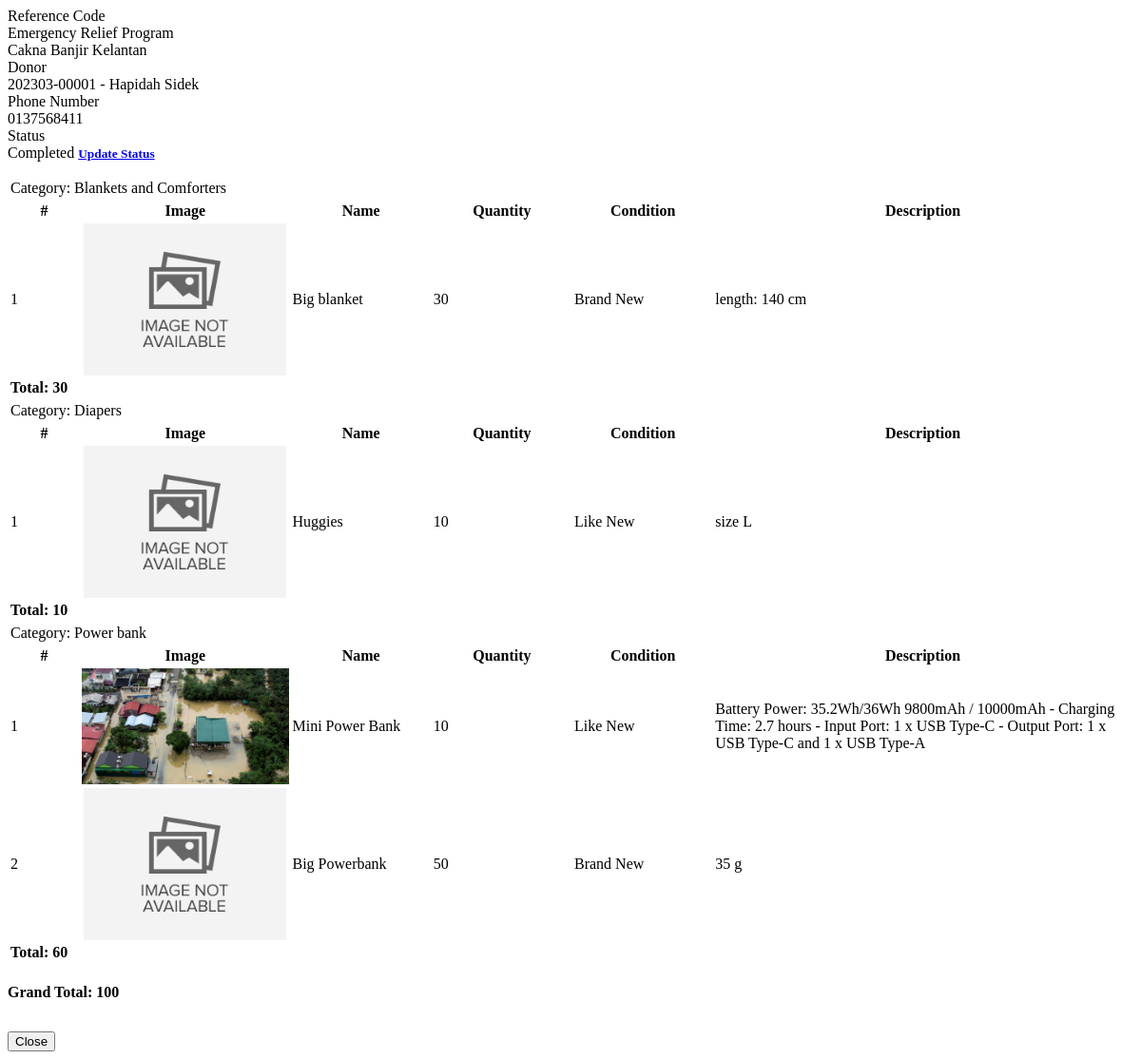
Screenshot of /admin/donation_activity/view_donation.php?id=1 with the database file from the repository.
### tables this page shows
CREATE TABLE `donated_goods` (
  `id` int(30) NOT NULL,
  `donation_id` int(30) NOT NULL,
  `category_id` int(30) NOT NULL,
  `name` text NOT NULL,
  `image_path` text NOT NULL,
  `quantity` int(255) NOT NULL,
  `description` text NOT NULL,
  `goods_condition` tinyint(5) NOT NULL
);

CREATE TABLE `category_list` (
  `id` int(30) NOT NULL,
  `admin_id` int(30) NOT NULL,
  `name` text NOT NULL,
  `description` text NOT NULL,
  `status` tinyint(1) NOT NULL DEFAULT 1,
  `delete_flag` tinyint(1) NOT NULL DEFAULT 0,
  `date_created` datetime NOT NULL DEFAULT current_timestamp(),
  `date_updated` datetime DEFAULT NULL ON UPDATE current_timestamp()
);

### config.php (called while the page is built, shortened)
<?php
function validate_image($file){
    $file = explode("?",$file)[0];
	if(!empty($file)){
		if(is_file(base_app.$file)){
			return base_url.$file;
		}else{
			return base_url.'dist/img/no-image-available.png';
		}
	}else{
		return base_url.'dist/img/no-image-available.png';
	}
}
?>

### admin/donation_activity/view_donation.php (the view, shortened to what this page needs)
<?php
require_once('./../../config.php');
?>
<div class="container-fluid">
	<div class="row">
        <div class="col-4 border bg-gradient-primary"><span class="">Reference Code</span></div>
        <div class="col-4 border bg-gradient-primary"><span class="">Emergency Relief Program</span></div>
        <div class="col-8 border"><span class="font-weight-bolder"><?= isset($program) ? $program: '' ?></span></div>
        <div class="col-4 border bg-gradient-primary"><span class="">Donor</span></div>
        <div class="col-8 border"><span class="font-weight-bolder"><?= isset($donor) ? $donor_code.' - '.$donor : '' ?></span></div>
        <div class="col-4 border bg-gradient-primary"><span class="">Phone Number</span></div>
        <div class="col-8 border"><span class="font-weight-bolder"><?= isset($contact) ? $contact: '' ?></span></div>
        <div class="col-4 border bg-gradient-primary"><span class="">Status</span></div>
        <div class="col-8 border"><span class="font-weight-bolder">
            <?php
            $status = isset($status) ? $status : '';
                switch($status){
                    case 1:
                        echo '<span class="badge badge-success bg-gradient-success px-3 rounded-pill">Completed</span>';
                        break;
                }
            ?>
            <span class="pl-2"><a href="javascript:void(0)" id="update_status"><small><b>Update Status</b></small></a></span>
        </div>
    </div>
    <div id="order-list" class="row" style="margin-top:1rem;">
    <?php
    $gtotal = 0;
    $categoryTotal = array();
    $donation = $conn->query("SELECT dg.*, c.name as category from donated_goods dg inner join category_list c on dg.category_id = c.id where dg.donation_id='{$id}' order by c.name asc");
    while ($prow = $donation->fetch_assoc()):
        $categoryName = $prow['category'];
        $quantity = $prow['quantity'];
        if (!isset($categoryTotal[$categoryName])) {
            $categoryTotal[$categoryName] = $quantity;
        } else {
            $categoryTotal[$categoryName] += $quantity;
        }
        $gtotal += $quantity;
    ?>
        <?php if (!isset($currentCategory) || $currentCategory !== $categoryName):
            $i = 1;
            ?>
            <?php if (isset($currentCategory)):
                ?>
                <tr>
                    <td class="text-right" colspan="6"><strong>Total: <?= $categoryTotal[$currentCategory] ?></strong></td>
                </tr>
                </tbody>
                </table>
            </div>
            <?php endif; ?>
            <div class="col-12 border">
                <table>
                    <div class="d-flex">
                        <tr>
                            <td>
                                <div class="col-10 h6 font-weight-bold text-left">Category:</div>
                            </td>
                            <td>
                                <div class="col-10 h6 font-weight-bold text-left" style="width:30rem;"><?= $categoryName ?></div>
                            </td>
                        </tr>
                    </div>
                </table>
                <table class="table table-bordered table-hover table-sm">
                <thead>
                    <tr>
                        <th scope="col" width="5%">#</th>
                        <th scope="col" width="15%">Image</th>
                        <th scope="col" width="10%">Name</th>
                        <th scope="col" width="10%">Quantity</th>
                        <th scope="col" width="10%">Condition</th>
                        <th scope="col" width="30%">Description</th>
                    </tr>
                </thead>
                <tbody>
        <?php endif; ?>
        <tr>
            <td><?= $i++; ?></td>
            <td><img src="<?= validate_image($prow['image_path']) ?>" alt="" class="img-center prod-img border bg-gradient-gray"></td>
            <td><?= $prow['name'] ?></td>
            <td><?= $prow['quantity'] ?></td>
            <td>
    <?php
        switch($prow['goods_condition']){
            case 0:
                echo '<span class="badge badge-secondary bg-gradient-light border px-3 rounded-pill">
                          Brand New
                          <i class="fas fa-info-circle ml-1" data-toggle="tooltip" data-placement="top" title="Never used. May come with original packaging or tag."></i>
                      </span>';
                break;
            case 1:
                echo '<span class="badge badge-success bg-gradient-light border px-3 rounded-pill">
                          Like New
                          <i class="fas fa-info-circle ml-1" data-toggle="tooltip" data-placement="top" title="Used once or twice. As good as new"></i>
                      </span>';
                break;
        }
    ?>
</td>
            <td><?= $prow['description'] ?></td>
        </tr>
        <?php $currentCategory = $categoryName; ?>
    <?php endwhile; ?>
    <tr>
        <td class="text-right" colspan="6"><strong>Total: <?= $categoryTotal[$currentCategory] ?></strong></td>
    </tr>
    </tbody>
    </table>
    </div>
    <div class="col-12 border">
        <h4 class="text-right">Grand Total: <?= $gtotal ?></h4>
    </div>
	<div class="text-right" style=" width:100%; margin-top:2rem;">
		<button class="btn btn-default bg-gradient-dark text-light btn-sm btn-flat" type="button" data-dismiss="modal"><i class="fa fa-times"></i> Close</button>
	</div>
</div>

### admin/donation_activity/view_donation.php (style rules this page uses)
.prod-img { width:calc(100%); height:auto; max-height: 10em; object-fit:scale-down; object-position:center center }
.pl-2 { margin-bottom:1rem; }

### rows the page displays
donated_goods: category_list.name "Blankets and Comforters", name "Big blanket", quantity "30", goods_condition "Brand New", description "length: 140 cm"
donated_goods: category_list.name "Diapers", name "Huggies", quantity "10", goods_condition "Like New", description "size L"
category_list: name "30"
donated_goods: category_list.name "Power bank", shows a picture, name "Mini Power Bank", quantity "10", goods_condition "Like New", description "Battery Power: 35.2Wh/36Wh 9800mAh / 10000mAh - Charging Time: 2.7 hours - Input Port: 1 x USB Type-C - Output Port: 1 x USB Type-C and 1 x USB Type-A"
category_list: name "10"
donated_goods: name "Big Powerbank", quantity "50", goods_condition "Brand New", description "35 g"
category_list: name "60"

### other values shown
$program "Cakna Banjir Kelantan"
$donor_code "202303-00001"
$donor "Hapidah Sidek"
$contact "0137568411"
$gtotal "100"
